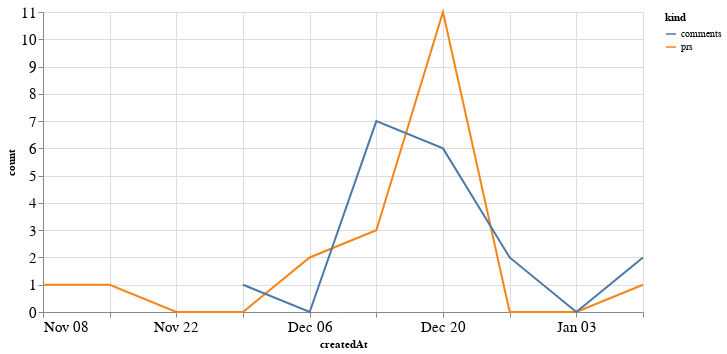

The notebook cell saved with this chart:
### Code cell
alt.Chart(total_time, width=600).mark_line().encode(
    x='createdAt',
    y='count',
    color='kind'
)

### Figure 1 — Vega-Lite specification as saved in the notebook (floating-point values rounded to 4 significant figures)
{"config": {"axisLeft": {"labelFontSize": 15}, "axisBottom": {"labelFontSize": 15}}, "data": {"name": "data-8085d7a73b42d9b99424255f4f8902d3"}, "mark": "line", "encoding": {"color": {"type": "nominal", "field": "kind"}, "x": {"type": "temporal", "field": "createdAt"}, "y": {"type": "quantitative", "field": "count"}}, "width": 600, "$schema": "https://vega.github.io/schema/vega-lite/v4.8.1.json", "datasets": {"data-8085d7a73b42d9b99424255f4f8902d3": [{"createdAt": "2020-11-08T00:00:00", "kind": "prs", "count": 1.0}, {"createdAt": "2020-11-15T00:00:00", "kind": "prs", "count": 1.0}, {"createdAt": "2020-11-22T00:00:00", "kind": "prs", "count": 0.0}, {"createdAt": "2020-11-29T00:00:00", "kind": "prs", "count": 0.0}, {"createdAt": "2020-12-06T00:00:00", "kind": "prs", "count": 2.0}, {"createdAt": "2020-12-13T00:00:00", "kind": "prs", "count": 3.0}, {"createdAt": "2020-12-20T00:00:00", "kind": "prs", "count": 11.0}, {"createdAt": "2020-12-27T00:00:00", "kind": "prs", "count": 0.0}, {"createdAt": "2021-01-03T00:00:00", "kind": "prs", "count": 0.0}, {"createdAt": "2021-01-10T00:00:00", "kind": "prs", "count": 1.0}, {"createdAt": "2020-11-08T00:00:00", "kind": "comments", "count": null}, {"createdAt": "2020-11-15T00:00:00", "kind": "comments", "count": null}, {"createdAt": "2020-11-22T00:00:00", "kind": "comments", "count": null}, {"createdAt": "2020-11-29T00:00:00", "kind": "comments", "count": 1.0}, {"createdAt": "2020-12-06T00:00:00", "kind": "comments", "count": 0.0}, {"createdAt": "2020-12-13T00:00:00", "kind": "comments", "count": 7.0}, {"createdAt": "2020-12-20T00:00:00", "kind": "comments", "count": 6.0}, {"createdAt": "2020-12-27T00:00:00", "kind": "comments", "count": 2.0}, {"createdAt": "2021-01-03T00:00:00", "kind": "comments", "count": 0.0}, {"createdAt": "2021-01-10T00:00:00", "kind": "comments", "count": 2.0}]}}
